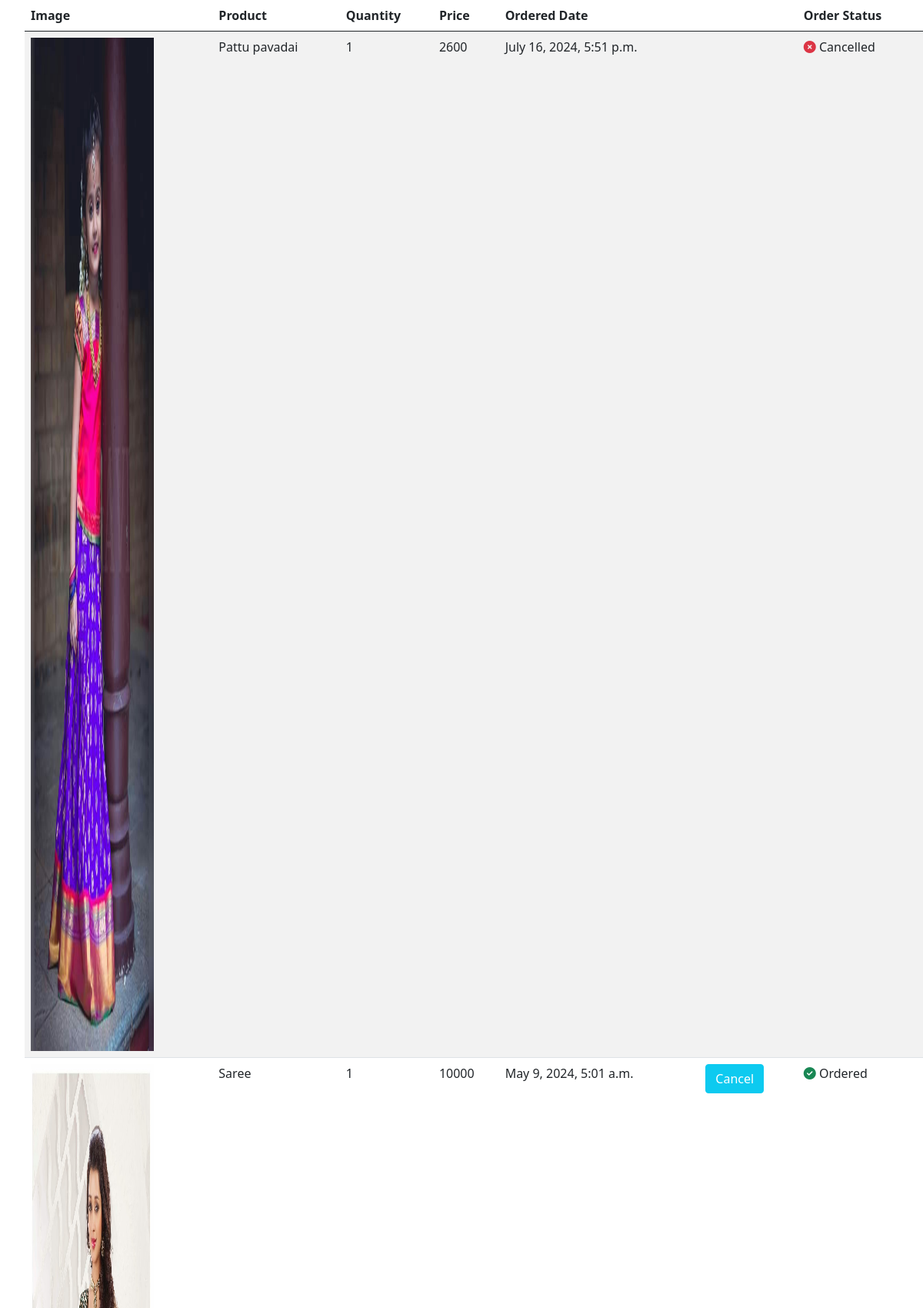
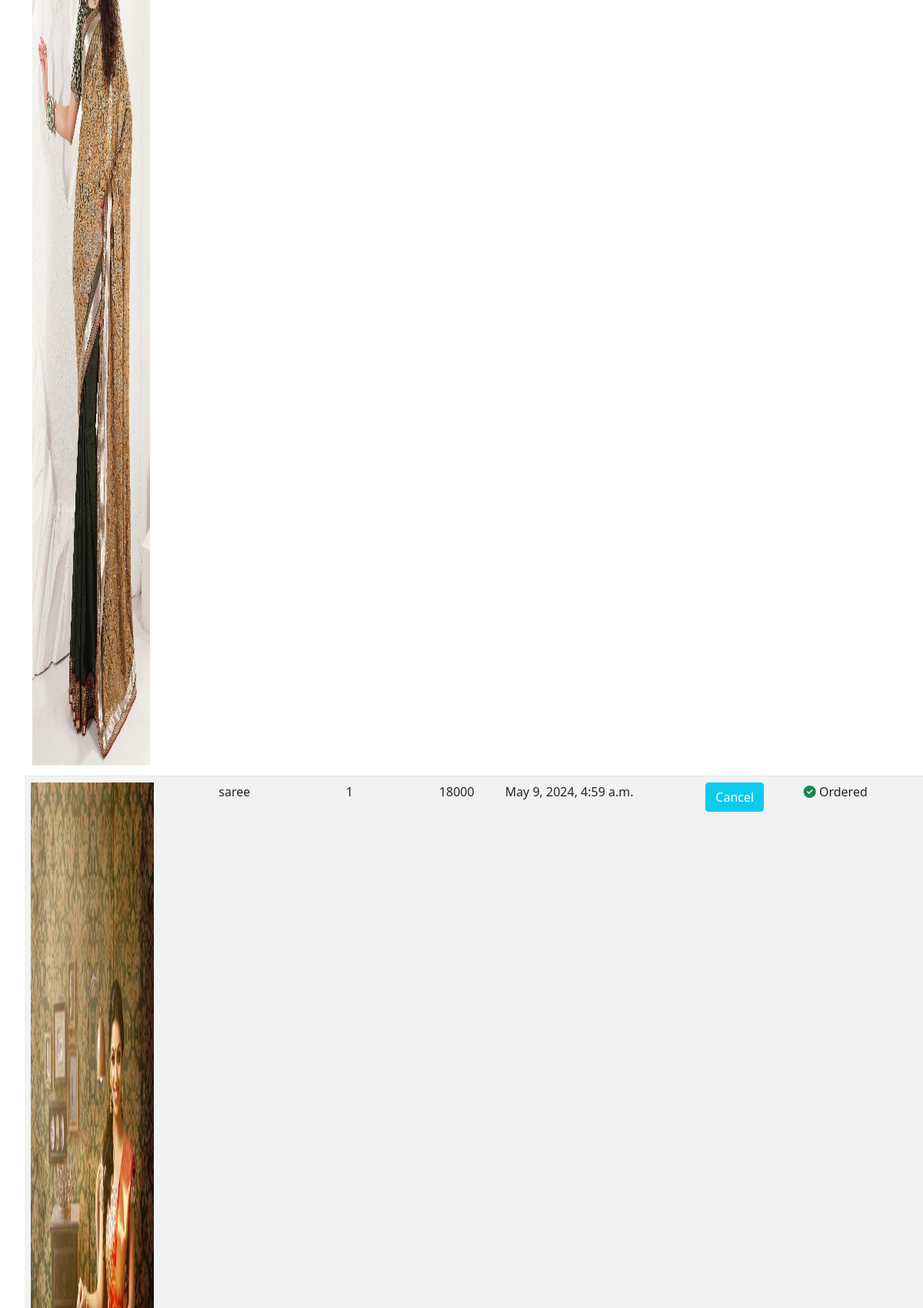
The app's page /ecommerceapp/order/ (signed in, upper part) with its own data (2 pictures, top to bottom).
### ecommerceapp/models.py (models this page shows)
class orderitem(models.Model):
    order=models.ForeignKey(Order,on_delete=models.CASCADE)
    order_pic=models.ImageField()
    pro_name=models.CharField(max_length=20)
    quantity=models.IntegerField()
    price=models.IntegerField()
    order_status=models.BooleanField(default=True)

class Order(models.Model):
    userdetails=models.ForeignKey(ecomregister,on_delete=models.CASCADE)
    address=models.ForeignKey(addressdetails,on_delete=models.CASCADE)
    ordered_date=models.DateTimeField(auto_now_add=True)

### ecommerceapp/views.py (the view)
# urls.py: path('order/',ordereditems),
def ordereditems(request):
    userid=request.session['userid']
    order=orderitem.objects.filter(order__userdetails__id=userid).order_by('-order__ordered_date')
    return render(request,'order.html',{'order':order})

### ecommerceapp/templates/order.html (shortened to what this page needs)
<!DOCTYPE html>
<html lang="en">
<head>
    <link rel="stylesheet" href="https://cdnjs.cloudflare.com/ajax/libs/font-awesome/6.5.2/css/all.min.css" />
  <link href="https://cdn.jsdelivr.net/npm/bootstrap@5.0.2/dist/css/bootstrap.min.css" rel="stylesheet">
</head>
<body>
<ul>
    <table class="table table-striped">
  <thead>
    <tr>
      <th scope="col">Image</th>
      <th scope="col">Product</th>
      <th scope="col">Quantity</th>
        <th scope="col">Price</th>
        <th scope="col">Ordered Date</th>
        <th scope="col"></th>
        <th scope="col">Order Status</th>
    </tr>
  </thead>
  <tbody>
    {% for i in order %}
    <tr>
      <td>  <img src="{{i.order_pic.url}}"style="width:10rem;height:25vh;"></td>
      <td>{{i.pro_name}}</td>
      <td>{{i.quantity}}</td>
        <td>{{i.price}}</td>
        <td>{{i.order.ordered_date}}</td>
    {% if i.order_status %}
        <td> <button type="button" class="btn btn-info"><a href="http://127.0.0.1:8000/ecommerceapp/cancelorder/{{i.id}}" style="color:white;text-decoration:none;">Cancel</a></button></td>
        <td><i class="fas fa-check-circle icon text-success"></i> Ordered</td>
          {% else %}
        <td></td>
        <td><i class="fas fa-times-circle icon text-danger"></i>  Cancelled</td>
          {% endif %}
         {% endfor %}
    </tr>
  </tbody>
</table>
</body>
</html>

### records on screen
orderitem: order_pic (picture), pro_name "Pattu pavadai", quantity "1", price "2600", order.ordered_date "July 16, 2024, 5:51 p.m.", order_status False (drawn)
orderitem: order_pic (picture), pro_name "Saree", quantity "1", price "10000", order.ordered_date "May 9, 2024, 5:01 a.m."
orderitem: order_pic (picture), pro_name "saree", quantity "1", price "18000", order.ordered_date "May 9, 2024, 4:59 a.m."
